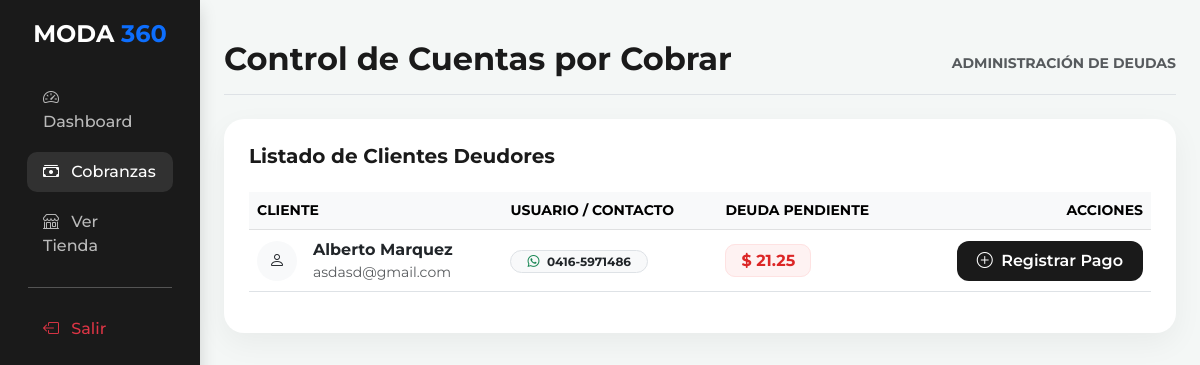
The page /admin/cobranzas (signed in) on the database its author committed.
### models.py (models this page shows, shortened)
class User(db.Model, UserMixin):
    id = db.Column(db.Integer, primary_key=True)
    username = db.Column(db.String(20), unique=True, nullable=False) # Teléfono
    email = db.Column(db.String(120), unique=True, nullable=False)
    password = db.Column(db.String(60), nullable=False)
    first_name = db.Column(db.String(100))
    last_name = db.Column(db.String(100))
    telefono = db.Column(db.String(20))
    es_admin = db.Column(db.Boolean, default=False)
    pedidos = db.relationship('Pedido', backref='cliente', lazy=True)
    @hybrid_property
    def deuda_total(self):
        total_deuda = 0
        if self.pedidos:
            for pedido in self.pedidos:
                total_deuda += (pedido.total_a_pagar - pedido.monto_pagado)
        return round(total_deuda, 2)
    @deuda_total.expression
    def deuda_total(cls):
        return (
            select(func.sum(Pedido.total_a_pagar - Pedido.monto_pagado))
            .where(Pedido.usuario_id == cls.id)
            .label('deuda_total_query')
        )

class Pedido(db.Model):
    id = db.Column(db.Integer, primary_key=True)
    fecha_creacion = db.Column(db.DateTime, default=datetime.utcnow)
    estado = db.Column(db.String(20), default='por confirmar')
    total_a_pagar = db.Column(db.Float, default=0.0)
    monto_pagado = db.Column(db.Float, default=0.0)
    usuario_id = db.Column(db.Integer, db.ForeignKey('user.id'), nullable=True)
    items = db.relationship('ItemPedido', backref='pedido', cascade="all, delete-orphan", lazy=True)

### app.py (the view)
@app.route('/admin/cobranzas')
@login_required
def admin_cobranzas():
    if not current_user.es_admin:
        return redirect(url_for('home'))
    clientes_deudores = User.query.filter(User.deuda_total > 0).all()
    return render_template('cobranzas.html', clientes_deudores=clientes_deudores)

### app.py (called while the page is built)
@login_manager.user_loader
def load_user(user_id):
    return db.session.get(User, int(user_id))

### templates/cobranzas.html (shortened to what this page needs)
<!DOCTYPE html>
<html lang="es">
<head>
    <link href="https://cdn.jsdelivr.net/npm/bootstrap@5.3.0/dist/css/bootstrap.min.css" rel="stylesheet">
    <link rel="stylesheet" href="https://cdn.jsdelivr.net/npm/bootstrap-icons@1.11.0/font/bootstrap-icons.css">
</head>
<body>
<div class="container-fluid">
    <div class="row">
        <nav class="col-md-2 d-none d-md-block sidebar shadow">
            <div class="position-sticky text-center">
                <h4 class="fw-bold mb-4">MODA <span class="text-primary">360</span></h4>
                <ul class="nav flex-column text-start">
                    <li class="nav-item">
                        <a class="nav-link" href="{{ url_for('dashboard_admin') }}">
                            <i class="bi bi-speedometer2 me-2"></i> Dashboard
                        </a>
                    </li>
                    <li class="nav-item">
                        <a class="nav-link active" href="{{ url_for('admin_cobranzas') }}">
                            <i class="bi bi-cash-stack me-2"></i> Cobranzas
                        </a>
                    </li>
                    <li class="nav-item">
                        <a class="nav-link" href="{{ url_for('home') }}">
                            <i class="bi bi-shop me-2"></i> Ver Tienda
                        </a>
                    </li>
                    <li class="nav-item">
                        <hr class="mx-3 opacity-25">
                    </li>
                    <li class="nav-item">
                        <a class="nav-link text-danger" href="{{ url_for('logout') }}">
                            <i class="bi bi-box-arrow-left me-2"></i> Salir
                        </a>
                    </li>
                </ul>
            </div>
        </nav>
        <main class="col-md-10 ms-sm-auto px-md-4 py-4">
            <div class="d-flex justify-content-between flex-wrap flex-md-nowrap align-items-center pt-3 pb-2 mb-4 border-bottom">
                <h1 class="h2 fw-bold">Control de Cuentas por Cobrar</h1>
                <div class="text-muted small fw-bold text-uppercase">Administración de Deudas</div>
            </div>
            <div class="table-container">
                <h5 class="fw-bold mb-4">Listado de Clientes Deudores</h5>
                <div class="table-responsive">
                    <table class="table table-hover align-middle">
                        <thead class="table-light">
                            <tr class="small text-uppercase fw-bold">
                                <th>Cliente</th>
                                <th>Usuario / Contacto</th>
                                <th>Deuda Pendiente</th>
                                <th class="text-end">Acciones</th>
                            </tr>
                        </thead>
                        <tbody>
                            {% for cliente in clientes_deudores %}
                            <tr>
                                <td>
                                    <div class="d-flex align-items-center">
                                        <div class="icon-box bg-light text-dark rounded-circle d-flex align-items-center justify-content-center me-3" style="width: 40px; height: 40px;">
                                            <i class="bi bi-person"></i>
                                        </div>
                                        <div>
                                            <div class="fw-bold">{{ cliente.first_name }} {{ cliente.last_name }}</div>
                                            <div class="small text-muted">{{ cliente.email }}</div>
                                        </div>
                                    </div>
                                </td>
                                <td>
                                    <span class="badge bg-light text-dark border rounded-pill px-3">
                                        <i class="bi bi-whatsapp text-success me-1"></i> {{ cliente.username }}
                                    </span>
                                </td>
                                <td>
                                    <span class="deuda-badge">
                                        $ {{ "{:,.2f}".format(cliente.deuda_total) }}
                                    </span>
                                </td>
                                <td class="text-end">
                                    <button class="btn btn-pay" data-bs-toggle="modal" data-bs-target="#modalPago{{ cliente.id }}">
                                        <i class="bi bi-plus-circle me-1"></i> Registrar Pago
                                    </button>
                                </td>
                            </tr>
                            {% endfor %}
                        </tbody>
                    </table>
                </div>
            </div>
        </main>
    </div>
</div>
</body>
</html>

### templates/cobranzas.html (style rules this page uses)
body { font-family: 'Montserrat', sans-serif; background-color: #f4f7f6; color: #1a1a1a; }
.sidebar { background-color: #1a1a1a; min-height: 100vh; color: white; padding-top: 20px; }
.nav-link { color: rgba(255,255,255,0.7); font-weight: 500; border-radius: 10px; margin: 5px 15px; transition: 0.3s; }
.nav-link:hover, .nav-link.active { background-color: rgba(255,255,255,0.1); color: white; }
.table-container { background: white; border-radius: 20px; padding: 25px; box-shadow: 0 10px 30px rgba(0,0,0,0.05); }
.deuda-badge { background-color: #fef2f2; color: #dc2626; padding: 6px 15px; border-radius: 10px; font-weight: bold; border: 1px solid #fee2e2; }
.btn-pay { background-color: #1a1a1a; color: white; border-radius: 12px; font-weight: 600; padding: 8px 20px; border: none; transition: 0.3s; }

### rows shown on the page
User: first_name "Alberto", last_name "Marquez", email "asdasd@gmail.com", username "0416-5971486"
Pedido: deuda_total "21.25"
